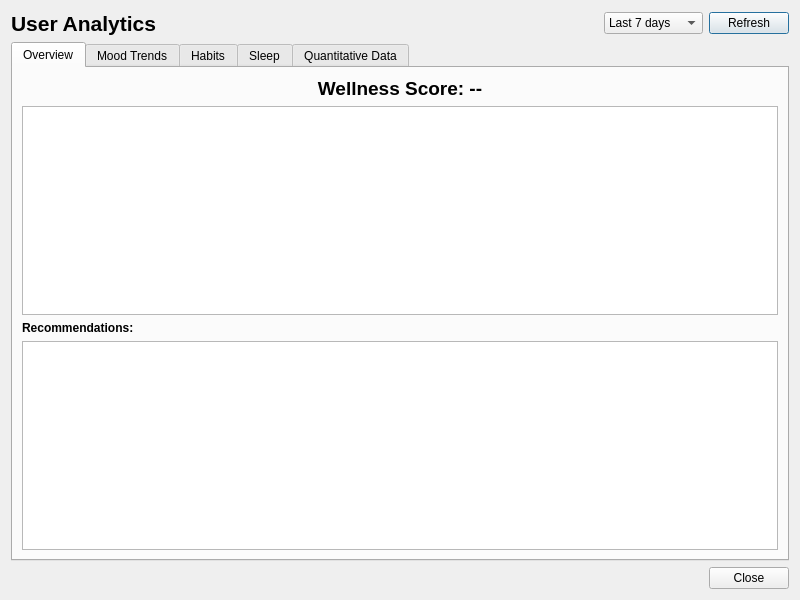
<?xml version="1.0" encoding="UTF-8"?>
<ui version="4.0">
 <class>Dialog_user_analytics</class>
 <widget class="QDialog" name="Dialog_user_analytics">
  <property name="geometry">
   <rect>
    <x>0</x>
    <y>0</y>
    <width>800</width>
    <height>600</height>
   </rect>
  </property>
  <property name="windowTitle">
   <string>User Analytics</string>
  </property>
  <property name="modal">
   <bool>true</bool>
  </property>
  <layout class="QVBoxLayout" name="verticalLayout_main">
   <item>
    <layout class="QHBoxLayout" name="horizontalLayout_header">
     <item>
      <widget class="QLabel" name="label_title">
       <property name="text">
        <string>User Analytics</string>
       </property>
       <property name="font">
        <font>
         <pointsize>16</pointsize>
         <weight>75</weight>
         <bold>true</bold>
        </font>
       </property>
      </widget>
     </item>
     <item>
      <spacer name="horizontalSpacer_title">
       <property name="orientation">
        <enum>Qt::Horizontal</enum>
       </property>
       <property name="sizeHint" stdset="0">
        <size>
         <width>40</width>
         <height>20</height>
        </size>
       </property>
      </spacer>
     </item>
     <item>
      <widget class="QComboBox" name="comboBox_time_period">
       <property name="toolTip">
        <string>Select time period for analytics</string>
       </property>
       <item>
        <property name="text">
         <string>Last 7 days</string>
        </property>
       </item>
       <item>
        <property name="text">
         <string>Last 14 days</string>
        </property>
       </item>
       <item>
        <property name="text">
         <string>Last 30 days</string>
        </property>
       </item>
       <item>
        <property name="text">
         <string>Last 60 days</string>
        </property>
       </item>
       <item>
        <property name="text">
         <string>Last 90 days</string>
        </property>
       </item>
      </widget>
     </item>
     <item>
      <widget class="QPushButton" name="pushButton_refresh">
       <property name="text">
        <string>Refresh</string>
       </property>
       <property name="toolTip">
        <string>Refresh analytics data</string>
       </property>
      </widget>
     </item>
    </layout>
   </item>
   <item>
    <widget class="QTabWidget" name="tabWidget_analytics">
     <property name="currentIndex">
      <number>0</number>
     </property>
     <widget class="QWidget" name="tab_overview">
      <attribute name="title">
       <string>Overview</string>
      </attribute>
      <layout class="QVBoxLayout" name="verticalLayout_overview">
       <item>
        <widget class="QLabel" name="label_wellness_score">
         <property name="text">
          <string>Wellness Score: --</string>
         </property>
         <property name="font">
          <font>
           <pointsize>14</pointsize>
           <weight>75</weight>
           <bold>true</bold>
          </font>
         </property>
         <property name="alignment">
          <set>Qt::AlignCenter</set>
         </property>
        </widget>
       </item>
       <item>
        <widget class="QTextEdit" name="textEdit_summary">
         <property name="readOnly">
          <bool>true</bool>
         </property>
         <property name="maximumHeight">
          <number>200</number>
         </property>
        </widget>
       </item>
       <item>
        <widget class="QLabel" name="label_recommendations">
         <property name="text">
          <string>Recommendations:</string>
         </property>
         <property name="font">
          <font>
           <weight>75</weight>
           <bold>true</bold>
          </font>
         </property>
        </widget>
       </item>
       <item>
        <widget class="QTextEdit" name="textEdit_recommendations">
         <property name="readOnly">
          <bool>true</bool>
         </property>
         <property name="maximumHeight">
          <number>150</number>
         </property>
        </widget>
       </item>
      </layout>
     </widget>
     <widget class="QWidget" name="tab_mood">
      <attribute name="title">
       <string>Mood Trends</string>
      </attribute>
      <layout class="QVBoxLayout" name="verticalLayout_mood">
       <item>
        <widget class="QLabel" name="label_mood_summary">
         <property name="text">
          <string>Mood Analysis</string>
         </property>
         <property name="font">
          <font>
           <weight>75</weight>
           <bold>true</bold>
          </font>
         </property>
        </widget>
       </item>
       <item>
        <widget class="QTextEdit" name="textEdit_mood_data">
         <property name="readOnly">
          <bool>true</bool>
         </property>
        </widget>
       </item>
      </layout>
     </widget>
     <widget class="QWidget" name="tab_habits">
      <attribute name="title">
       <string>Habits</string>
      </attribute>
      <layout class="QVBoxLayout" name="verticalLayout_habits">
       <item>
        <widget class="QLabel" name="label_habits_summary">
         <property name="text">
          <string>Habit Analysis</string>
         </property>
         <property name="font">
          <font>
           <weight>75</weight>
           <bold>true</bold>
          </font>
         </property>
        </widget>
       </item>
       <item>
        <widget class="QTextEdit" name="textEdit_habits_data">
         <property name="readOnly">
          <bool>true</bool>
         </property>
        </widget>
       </item>
      </layout>
     </widget>
     <widget class="QWidget" name="tab_sleep">
      <attribute name="title">
       <string>Sleep</string>
      </attribute>
      <layout class="QVBoxLayout" name="verticalLayout_sleep">
       <item>
        <widget class="QLabel" name="label_sleep_summary">
         <property name="text">
          <string>Sleep Analysis</string>
         </property>
         <property name="font">
          <font>
           <weight>75</weight>
           <bold>true</bold>
          </font>
         </property>
        </widget>
       </item>
       <item>
        <widget class="QTextEdit" name="textEdit_sleep_data">
         <property name="readOnly">
          <bool>true</bool>
         </property>
        </widget>
       </item>
      </layout>
     </widget>
     <widget class="QWidget" name="tab_quantitative">
      <attribute name="title">
       <string>Quantitative Data</string>
      </attribute>
      <layout class="QVBoxLayout" name="verticalLayout_quantitative">
       <item>
        <widget class="QLabel" name="label_quantitative_summary">
         <property name="text">
          <string>Quantitative Summaries</string>
         </property>
         <property name="font">
          <font>
           <weight>75</weight>
           <bold>true</bold>
          </font>
         </property>
        </widget>
       </item>
       <item>
        <widget class="QTextEdit" name="textEdit_quantitative_data">
         <property name="readOnly">
          <bool>true</bool>
         </property>
        </widget>
       </item>
      </layout>
     </widget>
    </widget>
   </item>
   <item>
    <layout class="QHBoxLayout" name="horizontalLayout_buttons">
     <item>
      <spacer name="horizontalSpacer_buttons">
       <property name="orientation">
        <enum>Qt::Horizontal</enum>
       </property>
       <property name="sizeHint" stdset="0">
        <size>
         <width>40</width>
         <height>20</height>
        </size>
       </property>
      </spacer>
     </item>
     <item>
      <widget class="QPushButton" name="pushButton_close">
       <property name="text">
        <string>Close</string>
       </property>
      </widget>
     </item>
    </layout>
   </item>
  </layout>
 </widget>
 <resources/>
 <connections/>
</ui>
